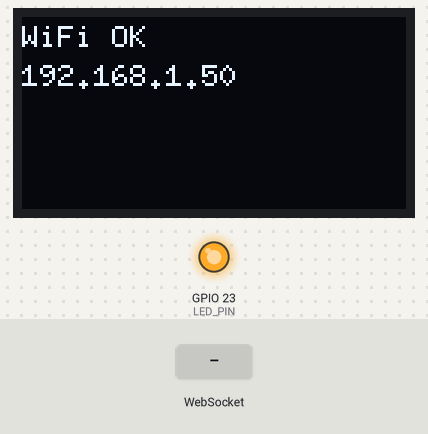
The program below on a simulated ESP32. Shown: 128×64 one-colour display, output pins drawn as LEDs (lit = HIGH). The test bench sets the inputs (shaded band). WiFi joins after 1.5 s; servers stay silent unless stated; what the program prints to the serial monitor is not drawn.

Above: at 1.7 s.
At 3.6 s:
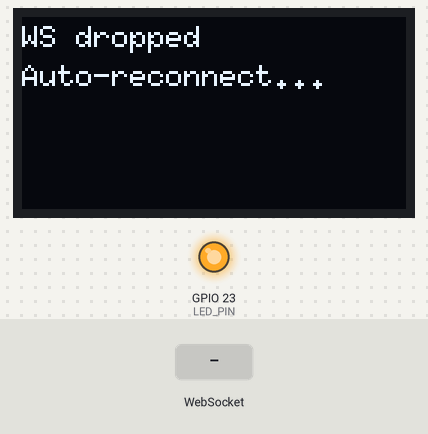
3.7 s: WebSocket text "IPv4" received
At 5.3 s:
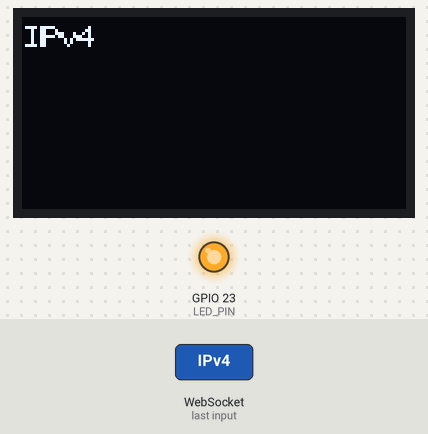
5.8 s: WebSocket text "1" received
At 7.1 s:
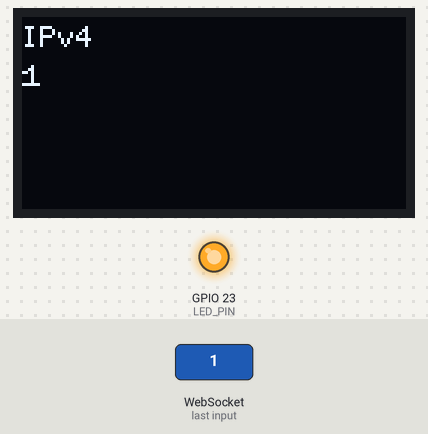
Timing chart, 0 to 8.8 s (numbered marks = the images above; inputs shaded):
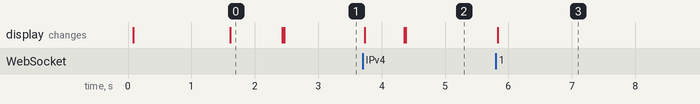

Measured:
- after the input at 3.7 s, the display: first changes at once (image 2 shows a later state)
- after the input at 5.8 s, the display: changes at once (image 3)
- what the display in image 0 shows lasts 0.8 s, from 1.6 s to 2.4 s

The program:

main.cpp
```cpp
/*
 * main.cpp
 * ========
 * Entry point — wires the four modules together.
 *
 * Module responsibilities
 * -----------------------
 *   display.*      SH1106 OLED via U8g2 (I2C GPIO 21/22)
 *   text_buffer.*  word-wrap + 8-line scrolling buffer
 *   ws_client.*    Links2004/WebSockets client
 *   wifi_config.h  credentials — the only file you edit
 *
 * Boot sequence
 * -------------
 *   display_init()   OLED ready, can show status
 *   tbuf_init()      clear line buffer
 *   WiFi connect     blocking; shows progress on OLED
 *   wsc_begin()      non-blocking; connection result arrives as WS event
 *
 * Loop
 * ----
 *   wsc_loop()              process frames + drive reconnect timer
 *   wsc_ensure_connected()  update OLED if link is down
 *
 * Data flow on text arrival
 * -------------------------
 *   wsc_loop() → _on_event(WStype_TEXT) → tbuf_push_text() → display_render()
 */

#include <Arduino.h>
#include <WiFi.h>

#include "wifi_config.h"
#include "display.h"
#include "text_buffer.h"
#include "ws_client.h"

const int LED_PIN = 23;

// ─────────────────────────────────────────────────────────────────────────────
static void connect_wifi()
{
    WiFi.mode(WIFI_STA);
    WiFi.begin(WIFI_SSID, WIFI_PASSWORD);
    Serial.print("[wifi] connecting");

    while (WiFi.status() != WL_CONNECTED)
    {
        delay(500);
        Serial.print(".");
    }

    Serial.println();
    Serial.print("[wifi] connected — IP: ");
    Serial.println(WiFi.localIP());
}

// ─────────────────────────────────────────────────────────────────────────────
void setup()
{

    pinMode(LED_PIN, OUTPUT);
    digitalWrite(LED_PIN, HIGH);

    Serial.begin(115200);
    Serial.println("\n[boot] LiveVoice OLED");

    display_init();
    display_status("LiveVoice", "Booting...");

    tbuf_init();

    display_status("WiFi", "Connecting...");
    connect_wifi();
    display_status("WiFi OK", WiFi.localIP().toString().c_str());
    delay(800);

    // wsc_begin() is non-blocking — WStype_CONNECTED fires inside wsc_loop()
    display_status("Server", "Connecting...");
    wsc_begin();
}

// ─────────────────────────────────────────────────────────────────────────────
void loop()
{
    wsc_loop();             // process frames; drives reconnect timer
    wsc_ensure_connected(); // update OLED if disconnected
    delay(10);              // small yield to prevent WDT issues
}
```

display.cpp
```cpp
/*
 * display.cpp
 * ===========
 * Implements display.h using the U8g2 library.
 *
 * U8g2 driver used: U8G2_SH1106_128X64_NONAME_F_HW_I2C
 *   _F_     = full frame-buffer mode
 *             → all drawing goes to RAM first, then flushed to OLED in
 *               one call (sendBuffer).  No partial-update flicker.
 *   HW_I2C  = hardware I2C peripheral on GPIO 21 (SDA) / 22 (SCL)
 *   U8G2_R0 = no rotation
 *
 * Draw cycle (used in both display_status and display_render)
 * -----------------------------------------------------------
 *   clearBuffer()  — zero the 1 KB RAM buffer
 *   drawStr(...)   — write glyph data into RAM  (fast, no I2C traffic)
 *   sendBuffer()   — flush RAM → OLED via I2C   (the only slow step)
 *
 * Keeping all U8g2 calls in this file means the rest of the codebase
 * never needs to know which display chip or which font is in use.
 */

#include "display.h"
#include <U8g2lib.h>
#include <Wire.h>

// ── Driver instance (file-scope, not exposed in the header) ───────────────────
static U8G2_SH1106_128X64_NONAME_F_HW_I2C _u8g2(
    U8G2_R0,        // rotation: 0°
    U8X8_PIN_NONE   // reset: not connected
);

// ── Line Y positions (top-of-glyph baseline, setFontPosTop) ──────────────────
// Font height = 10 px, gap = 3 px → stride = 13 px
// First line at y=2 gives 2 px top margin.
static const int _LINE_Y[DISPLAY_LINES_ON_SCREEN] = { 2, 15, 28, 41 };


// ─────────────────────────────────────────────────────────────────────────────
void display_init() {
    _u8g2.begin();

    // Font: 6 px wide × 10 px tall, proportional, full ASCII + Latin-1
    _u8g2.setFont(u8g2_font_6x10_tf);

    // y coordinate = TOP of the glyph (easier mental model than baseline)
    _u8g2.setFontPosTop();

    // Draw color 1 = white pixels on black background
    _u8g2.setDrawColor(1);
}


// ─────────────────────────────────────────────────────────────────────────────
void display_status(const char* line1, const char* line2) {
    _u8g2.clearBuffer();

    if (line1 && strlen(line1) > 0) {
        _u8g2.drawStr(0, _LINE_Y[0], line1);
    }
    if (line2 && strlen(line2) > 0) {
        _u8g2.drawStr(0, _LINE_Y[1], line2);
    }

    _u8g2.sendBuffer();
}


// ─────────────────────────────────────────────────────────────────────────────
void display_render(const String lines[], int count) {
    /*
     * Draw up to DISPLAY_LINES_ON_SCREEN lines from the `lines[]` array.
     *
     * The caller (tbuf_push_text) always passes the tail of the buffer, so
     * lines[0] is the oldest visible line and lines[count-1] is the newest.
     *
     * The newest line is drawn twice (at x=0 and x=1) to make it appear
     * slightly bolder — a cheap way to highlight new transcript text without
     * needing a second font.
     */
    _u8g2.clearBuffer();

    int draw = min(count, DISPLAY_LINES_ON_SCREEN);

    for (int i = 0; i < draw; i++) {
        bool isNewest = (i == draw - 1);
        const char* cstr = lines[i].c_str();

        _u8g2.drawStr(0, _LINE_Y[i], cstr);

        if (isNewest) {
            // Second draw at x=1 shifts one pixel right → thicker appearance
            _u8g2.drawStr(1, _LINE_Y[i], cstr);
        }
    }

    _u8g2.sendBuffer();
}
```

display.h
```cpp
/*
 * display.h
 * =========
 * Public interface for the OLED display module.
 *
 * Other modules only include this header — they never touch U8g2 directly.
 * All U8g2 types and calls are hidden inside display.cpp.
 *
 * Hardware assumed
 * ----------------
 *   SH1106 1.3" OLED, 128×64 px, I2C
 *   SDA → GPIO 21   (ESP32 default I2C SDA)
 *   SCL → GPIO 22   (ESP32 default I2C SCL)
 *   VCC → 3.3V
 *   GND → GND
 *
 * Font & layout maths
 * -------------------
 *   Font: u8g2_font_6x10_tf
 *     glyph width  = 6 px  →  floor(128/6) = 21 chars per line
 *     glyph height = 10 px
 *     line gap     = 3 px  →  line stride = 13 px
 *     lines on screen: floor(64/13) = 4
 *
 *   Line Y baselines (top-of-glyph, setFontPosTop):
 *     line 0 → y =  2
 *     line 1 → y = 15
 *     line 2 → y = 28
 *     line 3 → y = 41
 */

#pragma once
#include <Arduino.h>

// ── Geometry constants (used by text_buffer.h for wrap width) ─────────────────
static const int DISPLAY_CHARS_PER_LINE  = 21;
static const int DISPLAY_LINES_ON_SCREEN = 4;

/*
 * display_init()
 * Initialise I2C and the SH1106 driver.
 * Must be called once in setup() before any other display_* function.
 */
void display_init();

/*
 * display_status(line1, line2)
 * Clear the screen and show 1–2 short status strings.
 * Used during boot, WiFi connect, WS reconnect.
 * line2 may be nullptr or "" to show only one line.
 */
void display_status(const char* line1, const char* line2 = "");

/*
 * display_render(lines[], count)
 * Redraw the screen using up to DISPLAY_LINES_ON_SCREEN strings.
 * Caller passes a pointer to the tail of the line buffer and the
 * number of lines to draw (clamped to DISPLAY_LINES_ON_SCREEN).
 * The last line is drawn bold (pixel-shifted) to highlight new text.
 */
void display_render(const String lines[], int count);
```

text_buffer.cpp
```cpp
/*
 * text_buffer.cpp
 * ===============
 * Implements text_buffer.h.
 *
 * Word-wrap algorithm
 * -------------------
 * Given a string "Hello world this is a long sentence":
 *
 *  1. If len(remaining) ≤ DISPLAY_CHARS_PER_LINE → push whole string, done.
 *  2. Scan backwards from index DISPLAY_CHARS_PER_LINE to 0 for a space.
 *  3. If found at index `b`:
 *       push remaining[0 .. b-1]
 *       remaining = remaining[b+1 ..]   (skip the space itself)
 *  4. If not found (a single word longer than the line):
 *       push remaining[0 .. CHARS_PER_LINE-1]   (hard break)
 *       remaining = remaining[CHARS_PER_LINE ..]
 *  5. Repeat from step 1.
 *
 * Circular buffer (shift model)
 * ------------------------------
 * We use a simple shift rather than a true ring buffer.
 * When the buffer is full and a new line arrives:
 *   lineBuffer[0] = lineBuffer[1]   (oldest dropped)
 *   lineBuffer[1] = lineBuffer[2]
 *   ...
 *   lineBuffer[BUFFER_CAPACITY-1] = newLine
 *
 * This keeps the array in chronological order at all times, which makes
 * tbuf_get_visible() trivial — just take the last N elements.
 * For BUFFER_CAPACITY=8 the shift is 7 assignments, negligible on ESP32.
 */

#include "text_buffer.h"
#include "display.h"

// ── Internal state ────────────────────────────────────────────────────────────
static String _buf[BUFFER_CAPACITY];
static int    _count = 0;   // lines currently in buffer (0 .. BUFFER_CAPACITY)


// ─────────────────────────────────────────────────────────────────────────────
void tbuf_init() {
    for (int i = 0; i < BUFFER_CAPACITY; i++) _buf[i] = "";
    _count = 0;
}


// ─────────────────────────────────────────────────────────────────────────────
static void _push_line(const String& line) {
    /*
     * Append one wrapped line to the buffer.
     * If the buffer is at capacity, drop the oldest entry.
     */
    if (_count < BUFFER_CAPACITY) {
        _buf[_count++] = line;
    } else {
        // Shift left — index 0 (oldest) is overwritten
        for (int i = 0; i < BUFFER_CAPACITY - 1; i++) {
            _buf[i] = _buf[i + 1];
        }
        _buf[BUFFER_CAPACITY - 1] = line;
        // _count stays at BUFFER_CAPACITY
    }
}


// ─────────────────────────────────────────────────────────────────────────────
void tbuf_push_text(const String& text) {
    /*
     * Word-wrap `text` into screen-width lines, push each, then redraw.
     */
    String remaining = text;
    remaining.trim();

    while (remaining.length() > 0) {

        // Case 1: fits on one line
        if ((int)remaining.length() <= DISPLAY_CHARS_PER_LINE) {
            _push_line(remaining);
            break;
        }

        // Case 2: too long — find last space within the first CHARS_PER_LINE chars
        int breakAt = -1;
        for (int i = DISPLAY_CHARS_PER_LINE; i >= 1; i--) {
            if (remaining.charAt(i) == ' ') {
                breakAt = i;
                break;
            }
        }

        if (breakAt > 0) {
            // Break at the word boundary
            _push_line(remaining.substring(0, breakAt));
            remaining = remaining.substring(breakAt + 1);  // skip space
        } else {
            // No space found: hard-break (rare — very long single token)
            _push_line(remaining.substring(0, DISPLAY_CHARS_PER_LINE));
            remaining = remaining.substring(DISPLAY_CHARS_PER_LINE);
        }

        remaining.trim();
    }

    // Redraw after all lines for this text segment are pushed
    String visible[DISPLAY_LINES_ON_SCREEN];
    int    visCount = 0;
    tbuf_get_visible(visible, visCount);
    display_render(visible, visCount);
}


// ─────────────────────────────────────────────────────────────────────────────
void tbuf_get_visible(String out[], int& outCount) {
    /*
     * Return the last DISPLAY_LINES_ON_SCREEN lines of the buffer.
     * If the buffer has fewer lines, return all of them.
     */
    int start = (_count > DISPLAY_LINES_ON_SCREEN)
                ? _count - DISPLAY_LINES_ON_SCREEN
                : 0;

    outCount = 0;
    for (int i = start; i < _count; i++) {
        out[outCount++] = _buf[i];
    }
}
```

text_buffer.h
```cpp
/*
 * text_buffer.h
 * =============
 * Public interface for the scrolling line buffer.
 *
 * Responsibilities
 * ----------------
 *  1. Word-wrap an incoming string into lines of ≤ DISPLAY_CHARS_PER_LINE
 *  2. Append those lines to a circular buffer
 *  3. Expose the last N lines so display.cpp can render them
 *
 * Buffer model
 * ------------
 *   BUFFER_CAPACITY lines are kept in memory (more than fit on screen).
 *   When the buffer is full, the oldest line is dropped (shift-left).
 *   display_render() always receives the last DISPLAY_LINES_ON_SCREEN
 *   lines, so the screen always shows the most recent text.
 *
 *   Example with capacity=8, screen=4:
 *     after 10 pushes the buffer holds lines [3..10],
 *     screen shows [7, 8, 9, 10]  ← newest at bottom
 */

#pragma once
#include <Arduino.h>
#include "display.h"   // for DISPLAY_CHARS_PER_LINE, DISPLAY_LINES_ON_SCREEN

// How many lines to keep in RAM.
// Must be ≥ DISPLAY_LINES_ON_SCREEN.  8 is a comfortable margin.
static const int BUFFER_CAPACITY = 8;

/*
 * tbuf_init()
 * Clear the buffer.  Call once in setup().
 */
void tbuf_init();

/*
 * tbuf_push_text(text)
 * Word-wrap `text` into lines and append each to the buffer.
 * Triggers a display redraw via display_render() automatically.
 */
void tbuf_push_text(const String& text);

/*
 * tbuf_get_visible(out[], outCount)
 * Fill `out[]` with the last DISPLAY_LINES_ON_SCREEN lines.
 * `outCount` is set to the number of lines written (may be less if
 * the buffer has fewer lines than DISPLAY_LINES_ON_SCREEN).
 * Caller must ensure out[] has DISPLAY_LINES_ON_SCREEN slots.
 */
void tbuf_get_visible(String out[], int& outCount);
```

ws_client.h
```cpp
/*
 * ws_client.h
 * ===========
 * Public interface for the WebSocket client module.
 * Implementation uses Links2004/WebSockets (WebSocketsClient.h).
 *
 * Key difference from ArduinoWebsockets
 * --------------------------------------
 * Links2004 uses an EVENT-DRIVEN model, not a return-value model:
 *
 *   ArduinoWebsockets:              Links2004/WebSockets:
 *   ─────────────────────────────   ──────────────────────────────────
 *   client.connect() → bool         webSocket.begin()  (void, async)
 *   client.available() → bool       WStype_DISCONNECTED event fires
 *   client.poll()                   webSocket.loop()
 *   callback(WebsocketsMessage)     callback(WStype_t, uint8_t*, size_t)
 *
 * Auto-reconnect is BUILT INTO the library via setReconnectInterval().
 * wsc_ensure_connected() still exists for showing OLED status on drops,
 * but the actual TCP reconnect happens automatically inside webSocket.loop().
 *
 * Connection lifecycle
 * --------------------
 *   setup()  →  wsc_begin()           register callback + begin connection
 *   loop()   →  wsc_loop()            process frames, drive reconnect timer
 *            →  wsc_ensure_connected  update OLED status if link dropped
 */

#pragma once

/*
 * wsc_begin()
 * Register the event callback and initiate the connection to
 * WS_HOST:WS_PORT/WS_PATH (defined in wifi_config.h).
 * Also sets the auto-reconnect interval to 5 s.
 * Does NOT block — connection result arrives as WStype_CONNECTED event.
 */
void wsc_begin();

/*
 * wsc_loop()
 * Must be called every loop().
 * Drives the TCP socket, fires event callbacks for arriving frames,
 * and handles the reconnect timer if the connection dropped.
 * Non-blocking — returns immediately if nothing is pending.
 */
void wsc_loop();

/*
 * wsc_ensure_connected()
 * Show an OLED status message when the connection is known to be down.
 * The actual reconnect is handled automatically inside wsc_loop() via
 * setReconnectInterval — this function only manages the display.
 */
void wsc_ensure_connected();
```

wifi_config.h
```cpp
/*
 * wifi_config.h
 * =============
 * THE ONLY FILE YOU NEED TO EDIT before flashing.
 *
 * Fill in your WiFi credentials and your laptop's LAN IP address.
 * Everything else is auto-configured from these three values.
 *
 * How to find your laptop's LAN IP
 * ----------------------------------
 *   Linux / Mac:   ip route get 1 | awk '{print $7; exit}'
 *   Windows:       ipconfig | findstr "IPv4"
 *
 * The IP must be on the same subnet as your ESP32.
 * Example: laptop = 192.168.1.42  →  WS_HOST = "192.168.1.42"
 */

#pragma once

// ── WiFi ──────────────────────────────────────────────────────────────────────
#define WIFI_SSID "YOUR_WIFI_SSID"
#define WIFI_PASSWORD "YOUR_WIFI_PASSWORD"

// ── Server (your laptop running server.py) ────────────────────────────────────
#define WS_HOST "YOUR_LAN_IP" // Change it to your laptop's LAN IP address
#define WS_PORT 8000
#define WS_PATH "/ws"
```

Source omitted: ws_client.cpp (6743 bytes)
